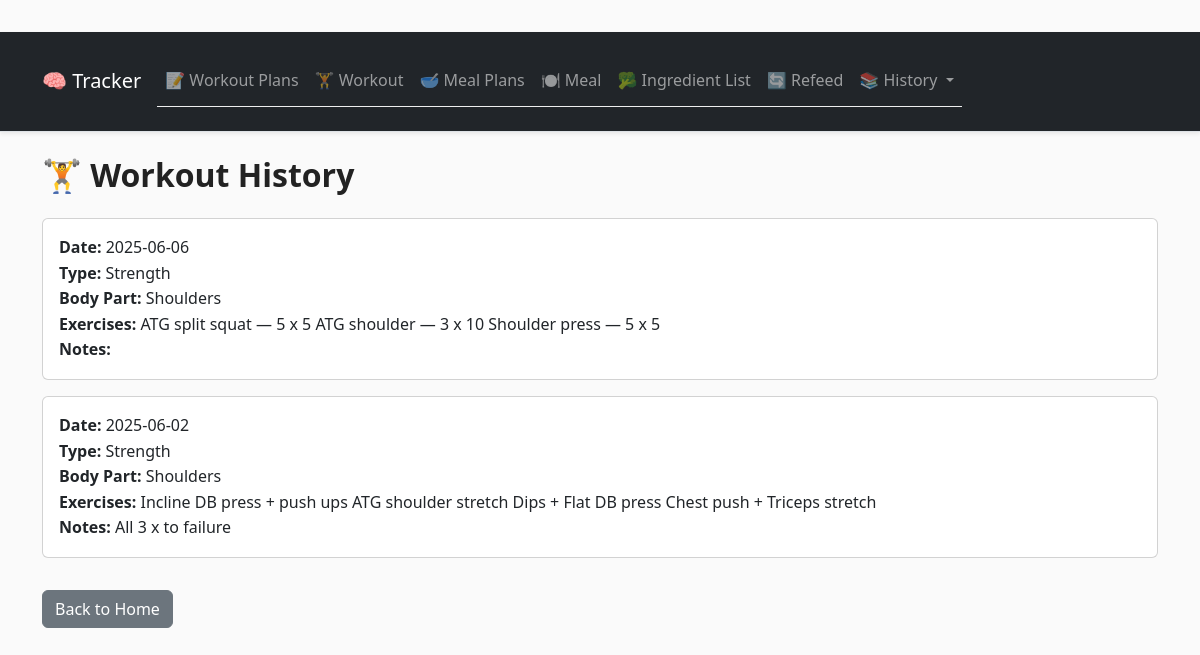
Screenshot of /workouts/history with the database file from the repository.
### tables this page shows
CREATE TABLE workouts (
                id INTEGER PRIMARY KEY AUTOINCREMENT,
                date TEXT,
                session_type TEXT,
                body_part TEXT,
                exercises TEXT,
                notes TEXT
            );

### blueprints/workouts.py (the view)
@workouts_bp.route("/history")
def workout_history():
    with get_connection() as conn:
        rows = conn.execute(
            "SELECT * FROM workouts ORDER BY date DESC, id DESC"
        ).fetchall()
    return render_template("workout_history.html", workouts=rows)

### database.py (called while the page is built)
def get_connection():
    conn = sqlite3.connect(DB_PATH)
    conn.row_factory = sqlite3.Row
    return conn

### templates/workout_history.html
{% extends "base.html" %}
{% block content %}
<h2 class="mb-4">🏋️ Workout History</h2>
{% for w in workouts %}
  <div class="card mb-3">
    <div class="card-body">
      <strong>Date:</strong> {{ w.date }}<br>
      <strong>Type:</strong> {{ w.session_type }}<br>
      <strong>Body Part:</strong> {{ w.body_part }}<br>
      <strong>Exercises:</strong> {{ w.exercises }}<br>
      <strong>Notes:</strong> {{ w.notes }}
    </div>
  </div>
{% endfor %}
<a href="{{ url_for('index') }}" class="btn btn-secondary mt-3">Back to Home</a>
{% endblock %}

### static/style.css (style rules this page uses)
body { font-family: 'Segoe UI', Roboto, sans-serif; background-color: #fafafa; color: #333; line-height: 1.6; padding-top: 2rem; }
h2, h3, h4 { font-weight: 600; color: #222; margin-bottom: 0.75rem; }

### rows the page displays
workouts: date "2025-06-06", session_type "Strength", body_part "Shoulders", exercises "ATG split squat — 5 x 5 ATG shoulder — 3 x 10 Shoulder press — 5 x 5"
workouts: date "2025-06-02", session_type "Strength", body_part "Shoulders", exercises "Incline DB press + push ups ATG shoulder stretch Dips + Flat DB press Chest push + Triceps stretch", notes "All 3 x to failure"
